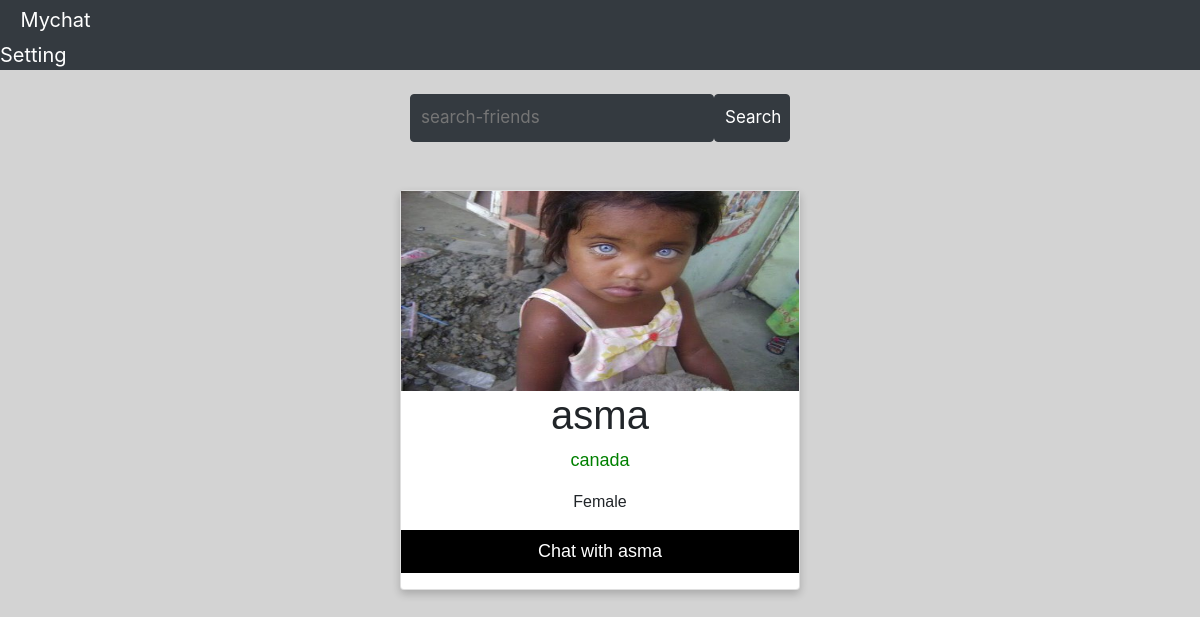
/include/find_friends.php (signed in), run on the app's committed database.
### tables this page shows
CREATE TABLE `user` (
  `user_id` int(11) NOT NULL,
  `user_name` varchar(100) NOT NULL,
  `user_pass` varchar(100) NOT NULL,
  `user_email` varchar(100) NOT NULL,
  `user_profile` varchar(255) NOT NULL,
  `user_country` text NOT NULL,
  `user_gender` text NOT NULL,
  `forgetten_answer` varchar(100) NOT NULL,
  `log_in` varchar(7) NOT NULL
);

### include/find_friends_function.php (the view, shortened to what this page needs)
<?php
 $con= mysqli_connect("localhost","root","","mychat") or die("connection was not established");
 function search_user(){
      global $con;
    if(isset($_GET['search_btn'])){
        $search_query=htmlentities($_GET['search_query']);
        $get_user="select * from user where user_name like '%$search_query%' or user_country like '%$search_query%'";
    }else{
        $get_user="select * from user order by user_country,user_name DESC LIMIT 5";
    }
    $run_user=mysqli_query( $con, $get_user);
    while($row_user=mysqli_fetch_array($run_user)){
        $user_name=$row_user['user_name'];
        $user_profile=$row_user['user_profile'];
        $country=$row_user['user_country'];
        $gender=$row_user['user_gender'];
        echo"
        <div class='card'>
        <img src='../$user_profile' >
        <h1> $user_name</h1>
        <p class='title'>$country </p>
        <p>$gender</p>
        <form method='post'>
           <p> <button name='add'> Chat with $user_name</button></p>
        </form>
        </div> <br><br>
        ";
    }
 }
?>

### include/find_friends.php (shortened to what this page needs)
 <!DOCTYPE html>
 <?php
include("find_friends_function.php");
?>
 <html lang="en">
 <head>
    <link rel="stylesheet" href="https://maxcdn.bootstrapcdn.com/bootstrap/4.1.3/css/bootstrap.min.css">
    <link rel="stylesheet" type="text/css"  href="../css/find_people.css">
 </head>
 <body>
     <nav class="navbar-navbar-expand-sm bg-dark navbar-dark ">
        <?php
          $user= $_SESSION['user_email'];
          $get_user = "select * from user where user_email='$user'";
          $run_user= mysqli_query($con,$get_user);
          $row=mysqli_fetch_array($run_user);
          $user_name=$row['user_name'];
          echo" <a class='navbar-brand' href='../home.php?user_name=$user_name'>Mychat</a>";
          ?>
          <ul class="navbar-nav">
            <li> <a style=" color:white;text-decoration:none ;font-size:20px;" href="../setting_acount.php">Setting</a></li>
          </ul>
     </nav><br>
     <div class="row">
        <div class="col-sm-4">
        </div>
        <div class="col-sm-4">
            <form class="search_form" action="">
                <input type="text" name="search_query" placeholder="search-friends" autocomplete="off " required>
                <button class="btn" type="submit" name="search_btn">Search</button>
            </form>
        </div>
        <div class="col-sm-4">
        </div>
     </div> <br><br>
     <?php search_user() ?>
 </body>
 </html>

### css/find_people.css (style rules this page uses)
body { overflow-x: hidden; background-color:#d3d3d3; }
.card { box-shadow: 0 4px 8px 0 rgba(0, 0 ,0 , 0.2); max-width: 400px; margin: auto; text-align: center; font-family: arial; }
.card img { height: 200px; }
.title { color: green; font-size: 18px; }
button { border: none; outline: 0; display:inline-block ; padding: 8px; color: white; background-color: #000; text-align: center; cursor: pointer; width: 100%; font-size: 18px; }
a { text-decoration: none; font-size: 22px; color: black; }
form.search_form input[type=text] { padding: 10px; font-size: 17px; border-radius: 4px; border: 1px solid #343a40 !important; float: left; width:80%; color:white; background:#343a40 !important; }
form.search_form button { float: left; width: 20%; padding: 10px; font-size: 17px; border: 1px solid #343a40 !important; border-left: none; cursor: pointer; background:#343a40 !important; }
form.search_form::after { content: ""; clear: both; display: table; }

### data on the page
user: user_profile (picture), user_name "asma", user_country "canada", user_gender "Female"
